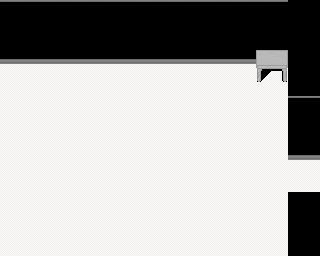

Tiled map render using the project's own tile images. Description and the whole map definition, tile-layer contents included, below:
An orthogonal 10x8 tile map with 32x32 px tiles, 3 tile layers (layer0, layer2, layer3), 1 hidden layer not drawn, 2 tilesets.

<map version="1.9" tiledversion="1.9.2" orientation="orthogonal" renderorder="right-down" width="10" height="8" tilewidth="32" tileheight="32" infinite="0" nextlayerid="5" nextobjectid="1">
 <tileset firstgid="1" source="res/room-01-udz.tsx" />
 <tileset firstgid="897" source="res/add_more.tsx" />
 <layer id="4" name="layer0" width="10" height="8">
  <data encoding="csv">
0,0,0,0,0,0,0,0,0,0,
0,0,0,0,0,0,0,0,0,0,
1208,1208,1208,1208,1208,1208,1208,1208,1208,0,
1208,1208,1208,1208,1208,1208,1208,1208,1208,0,
1208,1208,1208,1208,1208,1208,1208,1208,1208,0,
1208,1208,1208,1208,1208,1208,1208,1208,1208,1208,
1208,1208,1208,1208,1208,1208,1208,1208,1208,0,
1208,1208,1208,1208,1208,1208,1208,1208,1208,0
</data>
 </layer>
 <layer id="1" name="layer1" width="10" height="8" visible="0" locked="1">
  <data encoding="csv">
7,7,7,7,11,7,7,7,12,924,
7,7,7,7,7,7,7,7,7,924,
1,2,1,2,1,2,1,2,1,924,
1,2,961,962,962,962,963,2,1,7,
1,2,977,978,978,978,979,2,1,7,
1,2,977,978,978,978,979,2,1,2,
1,2,993,994,994,994,995,2,1,924,
1,2,1,2,1,2,1,2,1,924
</data>
 </layer>
 <layer id="2" name="layer2" width="10" height="8" locked="1">
  <data encoding="csv">
9,9,9,9,9,9,9,9,9,0,
17,17,17,17,17,17,17,17,17,0,
0,0,0,0,0,0,0,0,0,0,
0,0,0,0,0,0,0,0,0,9,
0,0,0,0,0,0,0,0,0,17,
0,0,0,0,0,0,0,0,0,0,
0,0,0,0,0,0,0,0,0,0,
0,0,0,0,0,0,0,0,0,0
</data>
 </layer>
 <layer id="3" name="layer3" width="10" height="8" locked="1">
  <data encoding="csv">
0,0,0,0,0,0,0,0,0,0,
0,0,0,0,0,0,0,0,884,0,
0,0,0,0,0,0,0,0,892,0,
0,0,0,0,0,0,0,0,0,0,
0,0,0,0,0,0,0,0,0,0,
0,0,0,0,0,0,0,0,0,0,
0,0,0,0,0,0,0,0,0,0,
0,0,0,0,0,0,0,0,0,0
</data>
 </layer>
</map>
